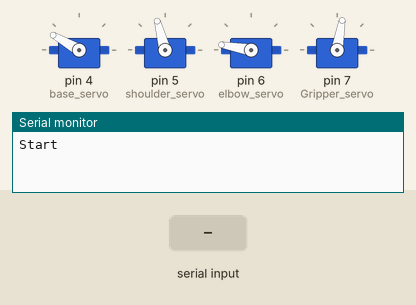
Simulated run of this sketch. Board: Arduino Uno, built with avr-gcc and run on an emulated ATmega328P. Parts: 4 × servo, the last lines printed to the serial monitor. The test bench sets the inputs (shaded band).

Above: at 5.4 s.
5.5 s: "x" received over Serial
At 6.6 s:
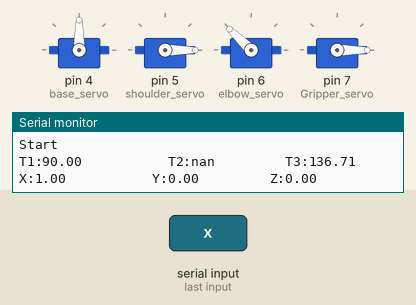
7.6 s: "u" received over Serial
At 9.2 s:
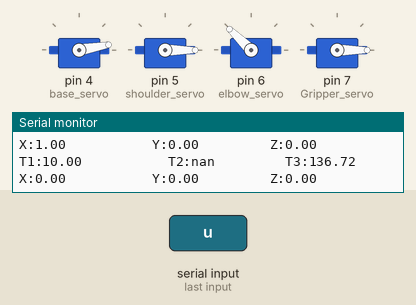
9.6 s: "v" received over Serial
At 11.6 s:
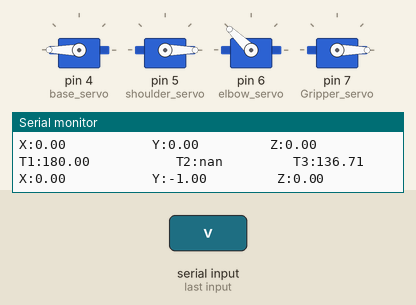
12.2 s: "y" received over Serial
At 12.37 s:
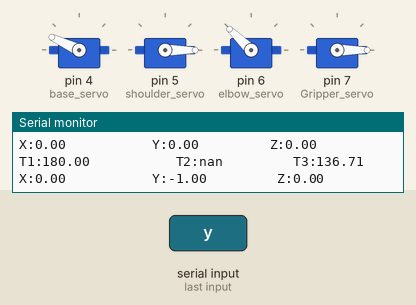
14.8 s: "s" received over Serial
At 16.7 s:
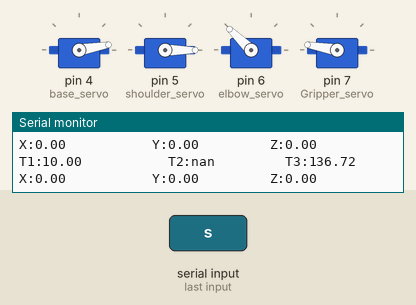
17.4 s: "m" received over Serial
At 20.2 s:
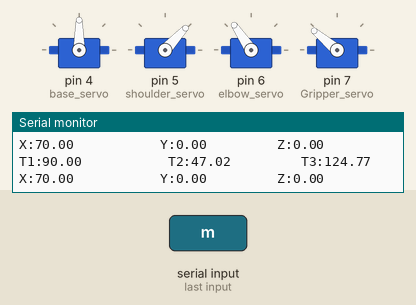
Timing chart, 0 to 21.4 s (numbered marks = the images above; inputs shaded):
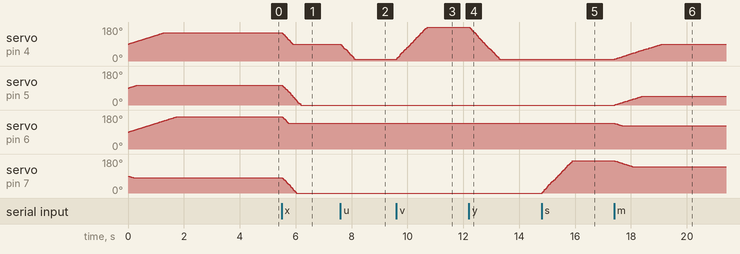

The sketch:

Inverse_Kinematics_Code_Robot_Arm_Project_Arduino_Code.ino
```cpp
#include <VarSpeedServo.h>
#include <math.h>

/* Arm dimensions( mm ) */
#define a1 55 //a1 = base to 2# joint length arm
#define a2 111 //a2 = length arm from joint 2 to 3
#define a3 140 //a3 = length arm from joint #3 to gripper


#define base_servo 4
/* Using Servo 3.2 Kg.cm  */
#define shoulder_servo 5
/* Using Servo 3.2 Kg.cm  */
#define elbow_servo 6
/* Using Micro servo 1.3 Kg.cm */
#define Gripper_servo 7
/*Using Micro servo 1.3 Kg.cm */

  float x_coord;            // X coordinate of the end point
  float y_coord;            // Y coordinate of the end point
  float z_coord;            // Z coordinate of the end point
  float gripper_angle;      //gripper angle


#define speed1 30
#define speed2 100
#define speed3 170


//Some Values to be used
#define pi 3.141592654

VarSpeedServo servo1,servo2,servo3,servo4;


void setup()
{
servo1.attach( base_servo, 544, 2400 ); //setting min and max values in microseconds,default min is 544, max is 2400
servo2.attach( shoulder_servo, 544, 2400 );
servo3.attach( elbow_servo, 544, 2400 );
servo4.attach( Gripper_servo, 544, 2400 );


//servos.start(); //Start the servo shield
servo_park();
delay( 2000 );
Serial.begin( 9600 );
Serial.println("Start");
}


void loop()
{
// test fixed positions

//set_arm ( 20, 20, 0, 90, 10);
//delay(1000);
//set_arm ( 20, 50, 0, 150, 10);
//delay(1000);
//set_arm ( 20, 70, 0, 150, 10);
//delay(3000);


if(Serial.available()>0){

 char data = Serial.read();
  switch(data) {

    case 'x' : x_coord++; //adjust x position up
    break;
    case 'u' : x_coord--; // adjust x position down
    break;

    case 'y' : y_coord++; // adjust y position up
    break;
    case 'v' : y_coord--; // adjust y position down
    break;

    case 'z' : z_coord++; // agjust z position up
    break;
    case 'w' : z_coord--; // adjust z postion down
    break;

    case 'r' : gripper_angle++; //adjust gripper wider
               // set boundries to the gripper
              if( gripper_angle > 150 ) {
              gripper_angle = 120;
             }
              break;
    case 's' : gripper_angle--; // adjust gripper narrower
             // set boundries to the gripper
              if( gripper_angle < 70 ) {
              gripper_angle = 170;
             }
             break;

     case 'm' : arm_park();
     break;

     case 'n' : servo_park();
     break;
     }

  set_arm(x_coord, y_coord, z_coord, gripper_angle, speed2);

   }

}


// XYZ Positioning using the base, shoulder, elbow joints

void set_arm( float x, float y, float z, float gripper, int servospeed){


float theta1_r = atan2( x, y ); // in radian value
float theta1_d = ((theta1_r*180)/pi);

if(theta1_d >= 10 || theta1_d <= 180 ){

            theta1_d = theta1_d;
   }
   if( theta1_d <=9){
    theta1_d =10;
   }

   if ( theta1_d >= 181 ){
    theta1_d = 180;
   }

float r_distance = sqrt(( x * x ) + ( y * y ));


float s = z -a1 ; // length in mm

float alpha_r = asin(s/r_distance); // s must always be less than R distance
float alpha_d = ((alpha_r*180)/pi);


float theta2_r = alpha_r + acos((sq(a2)+sq(r_distance)-sq(a3))/(2*a2*r_distance));
float theta2_d = ((theta2_r*180)/pi);


 if(theta2_d >= 10 || theta2_d <= 180 ){

            theta2_d = theta2_d;
   }
   if( theta2_d <=9 ){
    theta2_d = 10;
   }

   if (theta2_d >= 181 ) {
    theta2_d = 180;
   }


float theta3_r = pi - acos((sq(a1)+sq(a3)-sq(r_distance))/(2*a2*a3));
float theta3_d = ((theta3_r*180)/pi);


if(theta3_d >= 0 || theta3_d <= 180 ){

            theta3_d = theta3_d;
   }
   if( theta3_d <=0 ){
    theta3_d = 0;
   }

   if( theta3_d > 180) {
    theta3_d = 180 ;
   }


servo1.write ( theta1_d, servospeed);
servo2.write ( theta2_d, servospeed);
servo3.write ( theta3_d, servospeed);
servo4.write ( gripper, servospeed);
servo1.wait();
servo2.wait();
servo3.wait();
servo4.wait();
Serial.print("T1:");
Serial.print(theta1_d);
Serial.print("           T2:");
Serial.print(theta2_d);
Serial.print("         T3:");
Serial.println(theta3_d);

Serial.print("X:");
Serial.print(x);
Serial.print("           Y:");
Serial.print(y);
Serial.print("         Z:");
Serial.println(z);

delay(100);  // delay to give the robot time to perform the required position

}


void servo_park(){                    // park position using servo angles
  servo1.write ( 150, speed1);
  //servo.setposition(base_servo ): (Angle, Speed)
  servo2.write ( 105, speed1);
  //servo.setposition( shoulder_servo )
  servo3.write ( 170, speed1);
  //servo.setposition( elbow_servo )
  servo4.write ( 80, speed1);
  //servo.setposition( Gripper_servo )
  servo1.wait();
  servo2.wait();
  servo3.wait();
  servo4.wait();
  delay(500);

  return;
}

void arm_park(){  // park position using XYZ Co-Ordinates
  set_arm(x_coord = 70, y_coord = 0, z_coord = 0, gripper_angle= 140, speed1);
  delay (500);
}


void zero_x()   //fixed y axis movement
{
for( double yaxis = 250.0; yaxis < 400.0; yaxis += 1 ) {
   Serial.print(" Y axis = ");
   Serial.println(yaxis);
   set_arm( 0, yaxis, 200.0, 0 ,10);
   delay( 10 );
   }
   delay(1000);
for( double yaxis = 400.0; yaxis > 250.0; yaxis -= 1 ) {
   Serial.print(" Y axis = ");
   Serial.println(yaxis);
   set_arm( 0, yaxis, 200.0, 0 ,10);
   delay( 10 );
   }
}
```

Measured:
- after the input at 5.5 s, servo on pin 4 (base_servo): moves from 150° to 90° over 0.38 s, starting at once; servo on pin 5 (shoulder_servo): moves from 105° to 0° over 0.66 s, starting at once
- after the input at 7.6 s, servo on pin 4 (base_servo): moves from 90° to 10° over 0.50 s, starting at once
- after the input at 9.6 s, servo on pin 4 (base_servo): moves from 10° to 180° over 1.1 s, starting at once
- after the input at 12.2 s, servo on pin 4 (base_servo): moves from 180° to 10° over 1.1 s, starting at once
- after the input at 14.8 s, servo on pin 7 (Gripper_servo): moves from 0° to 170° over 1.1 s, starting at once
- after the input at 17.4 s, servo on pin 4 (base_servo): moves from 10° to 90° over 1.7 s, starting at once; servo on pin 5 (shoulder_servo): moves from 0° to 47° over 0.98 s, starting at once
